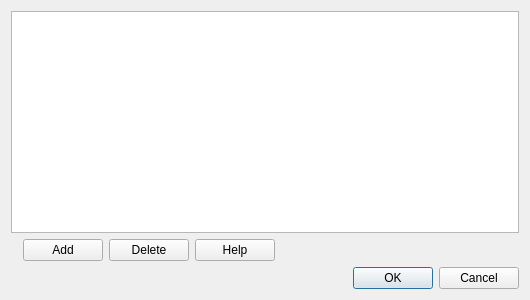
<?xml version="1.0" encoding="UTF-8"?>
<ui version="4.0">
 <class>ContainerViewerMFVec3</class>
 <widget class="QDialog" name="ContainerViewerMFVec3">
  <property name="geometry">
   <rect>
    <x>0</x>
    <y>0</y>
    <width>530</width>
    <height>300</height>
   </rect>
  </property>
  <property name="windowTitle">
   <string>Container Viewer</string>
  </property>
  <layout class="QGridLayout" name="gridLayout">
   <item row="0" column="0" rowspan="3" colspan="6">
    <widget class="QTableWidget" name="variableValuesTable">
     <property name="selectionMode">
      <enum>QAbstractItemView::SingleSelection</enum>
     </property>
     <property name="selectionBehavior">
      <enum>QAbstractItemView::SelectItems</enum>
     </property>
    </widget>
   </item>
   <item row="4" column="5">
    <widget class="QDialogButtonBox" name="buttonBox">
     <property name="orientation">
      <enum>Qt::Horizontal</enum>
     </property>
     <property name="standardButtons">
      <set>QDialogButtonBox::Cancel|QDialogButtonBox::Ok</set>
     </property>
    </widget>
   </item>
   <item row="3" column="2">
    <widget class="QPushButton" name="addButton">
     <property name="text">
      <string>Add</string>
     </property>
    </widget>
   </item>
   <item row="3" column="3">
    <widget class="QPushButton" name="deleteButton">
     <property name="text">
      <string>Delete</string>
     </property>
    </widget>
   </item>
   <item row="3" column="4">
    <widget class="QPushButton" name="helpButton">
     <property name="text">
      <string>Help</string>
     </property>
    </widget>
   </item>
  </layout>
 </widget>
 <resources/>
 <connections>
  <connection>
   <sender>buttonBox</sender>
   <signal>rejected()</signal>
   <receiver>ContainerViewerMFVec3</receiver>
   <slot>reject()</slot>
   <hints>
    <hint type="sourcelabel">
     <x>316</x>
     <y>260</y>
    </hint>
    <hint type="destinationlabel">
     <x>286</x>
     <y>274</y>
    </hint>
   </hints>
  </connection>
 </connections>
</ui>
